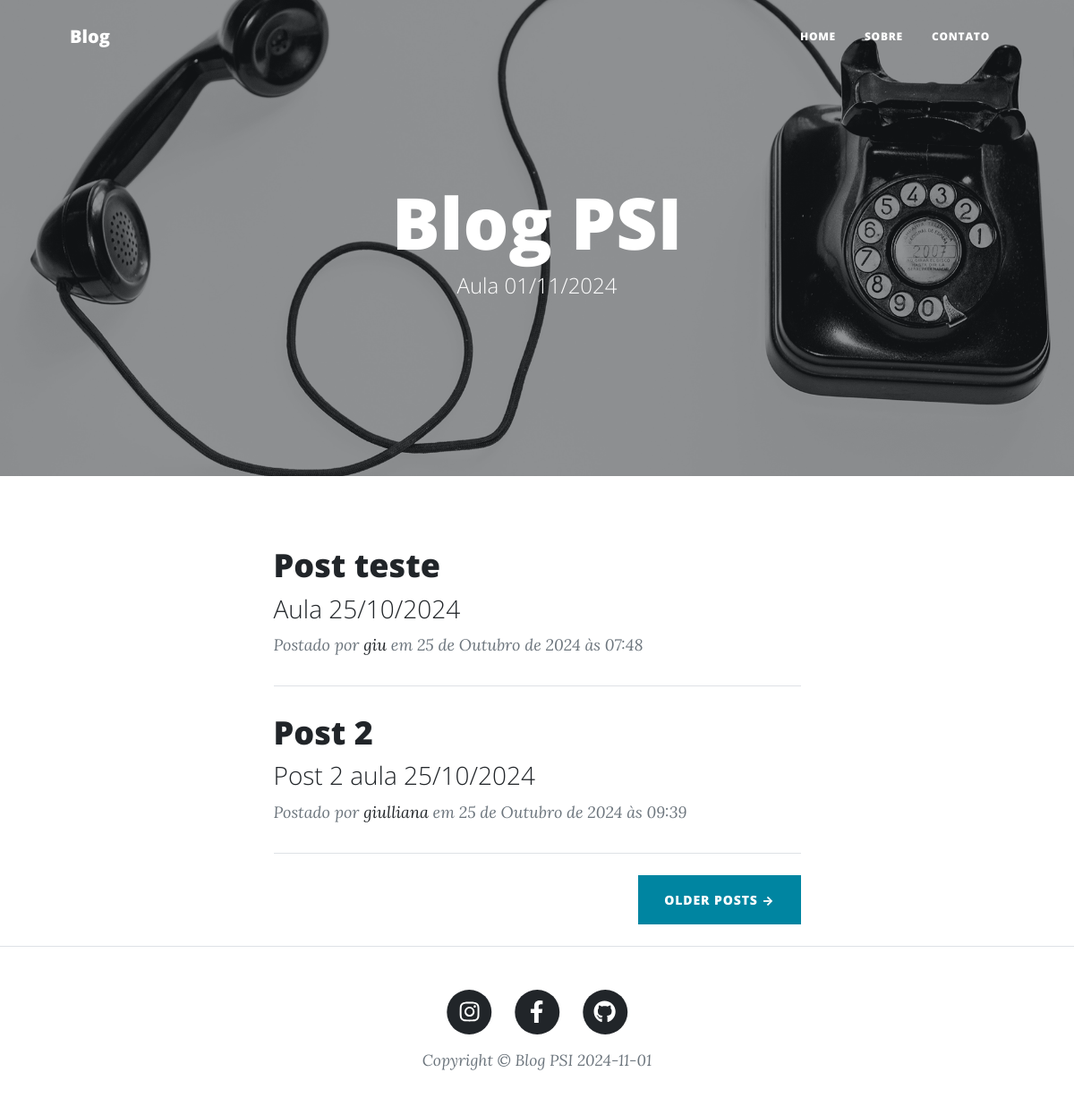
The page / on the database its author committed.
### blog/models.py (models this page shows, shortened)
class Blog(models.Model):
    nome = models.CharField(max_length=100)
    subnome = models.CharField(max_length=100, blank=True)
    descricao = models.TextField(max_length=2000)
    capa = models.ImageField()
    instagram = models.URLField()
    facebook = models.URLField()
    github= models.URLField()
    autores = models.ManyToManyField(User)

class Post(models.Model):
    titulo = models.CharField(max_length=140)
    subtitulo = models.CharField(max_length= 140, blank=True)
    data_criacao = models.DateTimeField(auto_now_add=True)
    usuario = models.ForeignKey(User, on_delete=models.CASCADE)
    conteudo = models.TextField(max_length=2000)
    capa = models.ImageField(blank=True)

### blog/views.py (the view)
# urls.py: path('', views.index, name='index'),
def index(request):
    context ={
        "posts": Post.objects.all(),
        "blog": Blog.objects.first()
    }
    return render(request, "index.html", context)

### blog/templates/index.html
{% extends "base.html" %}
{% load static %}
{% block content  %}
        <div class="container px-4 px-lg-5">
            <div class="row gx-4 gx-lg-5 justify-content-center">
                <div class="col-md-10 col-lg-8 col-xl-7">
                    {% for post in posts %}
                    <div class="post-preview">
                        <a href="{% url 'post' post.id %}">
                            <h2 class="post-title">{{ post.titulo }}</h2>
                            <h3 class="post-subtitle">{{ post.subtitulo }}</h3>
                        </a>
                        <p class="post-meta">
                            Postado por
                            <a href="#!">{{ post.usuario.username }}</a>
                            em {{ post.data_criacao }}
                        </p>
                    </div>
                    <hr class="my-4" />
                    {% endfor %}
                    <div class="d-flex justify-content-end mb-4"><a class="btn btn-primary text-uppercase" href="#!">Older Posts →</a></div>
                </div>
            </div>
        </div>
  {% endblock content %}

### blog/templates/base.html (shortened to what this page needs)
{% load static %}
<!DOCTYPE html>
<html lang="en">
    <head>
        <link href="{% static 'css/styles.css' %}" rel="stylesheet" />
    </head>
    <body>
        <nav class="navbar navbar-expand-lg navbar-light" id="mainNav">
            <div class="container px-4 px-lg-5">
                <a class="navbar-brand" href="{% url 'index' %}">Blog</a>
                <div class="collapse navbar-collapse" id="navbarResponsive">
                    <ul class="navbar-nav ms-auto py-4 py-lg-0">
                        <li class="nav-item"><a class="nav-link px-lg-3 py-3 py-lg-4" href="{% url 'index' %}">Home</a></li>
                        <li class="nav-item"><a class="nav-link px-lg-3 py-3 py-lg-4" href="{% url 'sobre' %}">Sobre</a></li>
                        <li class="nav-item"><a class="nav-link px-lg-3 py-3 py-lg-4" href="{% url 'contato' %}">Contato</a></li>
                    </ul>
                </div>
            </div>
        </nav>
        {% block header %}
        <header class="masthead" style="background-image: url('{{ blog.capa.url }}')">
            <div class="container position-relative px-4 px-lg-5">
                <div class="row gx-4 gx-lg-5 justify-content-center">
                    <div class="col-md-10 col-lg-8 col-xl-7">
                        <div class="site-heading">
                            <h1>{{ blog.nome }}</h1>
                            {% if blog.subnome %}
                            <span class="subheading">{{ blog.subnome }}</span>
                            {% endif %}
                        </div>
                    </div>
                </div>
            </div>
        </header>
        {% endblock header %}
        {% block content %}
        {% endblock content %}
        <footer class="border-top">
            <div class="container px-4 px-lg-5">
                <div class="row gx-4 gx-lg-5 justify-content-center">
                    <div class="col-md-10 col-lg-8 col-xl-7">
                        <ul class="list-inline text-center">
                            <li class="list-inline-item">
                                <a href="{{ blog.instagram }}">
                                    <span class="fa-stack fa-lg">
                                        <i class="fas fa-circle fa-stack-2x"></i>
                                        <i class="fab fa-instagram fa-stack-1x fa-inverse"></i>
                                    </span>
                                </a>
                            </li>
                            <li class="list-inline-item">
                                <a href="{{ blog.facebook }}">
                                    <span class="fa-stack fa-lg">
                                        <i class="fas fa-circle fa-stack-2x"></i>
                                        <i class="fab fa-facebook-f fa-stack-1x fa-inverse"></i>
                                    </span>
                                </a>
                            </li>
                            <li class="list-inline-item">
                                <a href="{{ blog.github }}">
                                    <span class="fa-stack fa-lg">
                                        <i class="fas fa-circle fa-stack-2x"></i>
                                        <i class="fab fa-github fa-stack-1x fa-inverse"></i>
                                    </span>
                                </a>
                            </li>
                        </ul>
                        <div class="small text-center text-muted fst-italic">Copyright &copy; {{ blog.nome }} {% now 'Y-m-d' %}</div>
                    </div>
                </div>
            </div>
        </footer>
    </body>
</html>

### rows shown on the page
Blog: capa (picture), nome "Blog PSI", subnome "Aula 01/11/2024"
Post: titulo "Post teste", subtitulo "Aula 25/10/2024", usuario.username "giu", data_criacao "25 de Outubro de 2024 às 07:48"
Post: titulo "Post 2", subtitulo "Post 2 aula 25/10/2024", usuario.username "giulliana", data_criacao "25 de Outubro de 2024 às 09:39"
